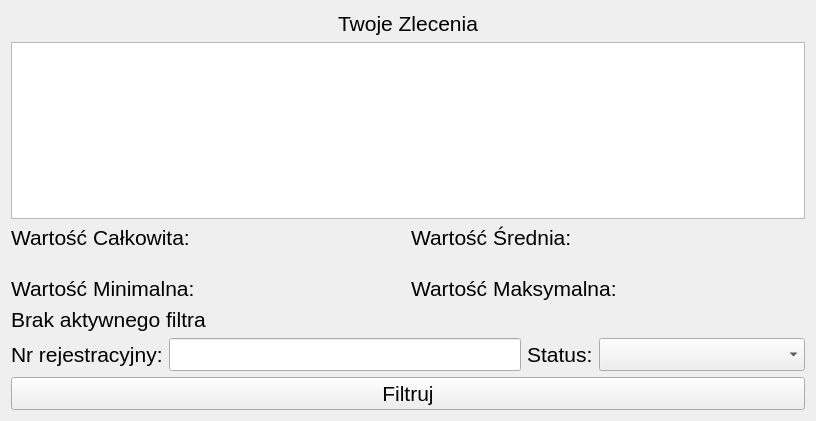
<?xml version="1.0" encoding="UTF-8"?>
<ui version="4.0">
 <class>ShowOrder</class>
 <widget class="QWidget" name="ShowOrder">
  <property name="geometry">
   <rect>
    <x>0</x>
    <y>0</y>
    <width>816</width>
    <height>421</height>
   </rect>
  </property>
  <property name="sizePolicy">
   <sizepolicy hsizetype="Expanding" vsizetype="Expanding">
    <horstretch>1</horstretch>
    <verstretch>1</verstretch>
   </sizepolicy>
  </property>
  <property name="minimumSize">
   <size>
    <width>600</width>
    <height>100</height>
   </size>
  </property>
  <property name="windowTitle">
   <string>Zlecenia</string>
  </property>
  <property name="windowIcon">
   <iconset theme="QIcon::ThemeIcon::EditFind"/>
  </property>
  <layout class="QGridLayout" name="gridLayout_2">
   <item row="0" column="0">
    <layout class="QGridLayout" name="gridLayout">
     <item row="0" column="0">
      <layout class="QVBoxLayout" name="verticalLayout_3">
       <item>
        <widget class="QLabel" name="label">
         <property name="font">
          <font>
           <pointsize>16</pointsize>
          </font>
         </property>
         <property name="text">
          <string>Twoje Zlecenia</string>
         </property>
         <property name="alignment">
          <set>Qt::AlignmentFlag::AlignCenter</set>
         </property>
        </widget>
       </item>
       <item>
        <widget class="QTableView" name="order_view">
         <property name="sizePolicy">
          <sizepolicy hsizetype="Expanding" vsizetype="Expanding">
           <horstretch>10</horstretch>
           <verstretch>10</verstretch>
          </sizepolicy>
         </property>
         <property name="minimumSize">
          <size>
           <width>400</width>
           <height>100</height>
          </size>
         </property>
         <property name="sizeAdjustPolicy">
          <enum>QAbstractScrollArea::SizeAdjustPolicy::AdjustToContents</enum>
         </property>
         <property name="editTriggers">
          <set>QAbstractItemView::EditTrigger::NoEditTriggers</set>
         </property>
         <property name="sortingEnabled">
          <bool>true</bool>
         </property>
         <property name="wordWrap">
          <bool>true</bool>
         </property>
         <property name="cornerButtonEnabled">
          <bool>false</bool>
         </property>
         <attribute name="horizontalHeaderCascadingSectionResizes">
          <bool>true</bool>
         </attribute>
        </widget>
       </item>
      </layout>
     </item>
     <item row="1" column="0">
      <layout class="QVBoxLayout" name="verticalLayout_2">
       <item>
        <layout class="QHBoxLayout" name="horizontalLayout_4">
         <item>
          <widget class="QLabel" name="ordersValue_label">
           <property name="font">
            <font>
             <pointsize>16</pointsize>
            </font>
           </property>
           <property name="text">
            <string>Wartość Całkowita: </string>
           </property>
          </widget>
         </item>
         <item>
          <widget class="QLabel" name="ordersValueAvg_label">
           <property name="font">
            <font>
             <pointsize>16</pointsize>
            </font>
           </property>
           <property name="text">
            <string>Wartość Średnia:</string>
           </property>
          </widget>
         </item>
        </layout>
       </item>
       <item>
        <widget class="QLabel" name="label_2">
         <property name="text">
          <string/>
         </property>
        </widget>
       </item>
       <item>
        <layout class="QHBoxLayout" name="horizontalLayout_3">
         <item>
          <widget class="QLabel" name="ordersValueMin_label">
           <property name="font">
            <font>
             <pointsize>16</pointsize>
            </font>
           </property>
           <property name="text">
            <string>Wartość Minimalna: </string>
           </property>
          </widget>
         </item>
         <item>
          <widget class="QLabel" name="ordersValueMax_label">
           <property name="font">
            <font>
             <pointsize>16</pointsize>
            </font>
           </property>
           <property name="text">
            <string>Wartość Maksymalna: </string>
           </property>
          </widget>
         </item>
        </layout>
       </item>
      </layout>
     </item>
     <item row="2" column="0">
      <layout class="QVBoxLayout" name="verticalLayout_4">
       <item>
        <layout class="QVBoxLayout" name="verticalLayout">
         <item>
          <widget class="QLabel" name="filterLabelStatus">
           <property name="font">
            <font>
             <pointsize>16</pointsize>
            </font>
           </property>
           <property name="text">
            <string>Brak aktywnego filtra</string>
           </property>
          </widget>
         </item>
        </layout>
       </item>
       <item>
        <layout class="QHBoxLayout" name="horizontalLayout_2">
         <item>
          <widget class="QLabel" name="label_3">
           <property name="font">
            <font>
             <pointsize>16</pointsize>
            </font>
           </property>
           <property name="text">
            <string>Nr rejestracyjny:</string>
           </property>
          </widget>
         </item>
         <item>
          <widget class="QLineEdit" name="rejFiltrInput">
           <property name="font">
            <font>
             <pointsize>16</pointsize>
            </font>
           </property>
          </widget>
         </item>
         <item>
          <widget class="QLabel" name="label_4">
           <property name="font">
            <font>
             <pointsize>16</pointsize>
            </font>
           </property>
           <property name="text">
            <string>Status:</string>
           </property>
          </widget>
         </item>
         <item>
          <widget class="QComboBox" name="statusFiltrInput">
           <property name="font">
            <font>
             <pointsize>16</pointsize>
            </font>
           </property>
           <item>
            <property name="text">
             <string/>
            </property>
           </item>
           <item>
            <property name="text">
             <string>anulowane</string>
            </property>
           </item>
           <item>
            <property name="text">
             <string>utworzone</string>
            </property>
           </item>
           <item>
            <property name="text">
             <string>w trakcie realizacji</string>
            </property>
           </item>
           <item>
            <property name="text">
             <string>zrealizowane</string>
            </property>
           </item>
          </widget>
         </item>
        </layout>
       </item>
       <item>
        <layout class="QHBoxLayout" name="horizontalLayout">
         <item>
          <widget class="QPushButton" name="useFilter_button">
           <property name="font">
            <font>
             <pointsize>16</pointsize>
            </font>
           </property>
           <property name="text">
            <string>Filtruj</string>
           </property>
          </widget>
         </item>
        </layout>
       </item>
      </layout>
     </item>
    </layout>
   </item>
  </layout>
 </widget>
 <resources/>
 <connections/>
</ui>
